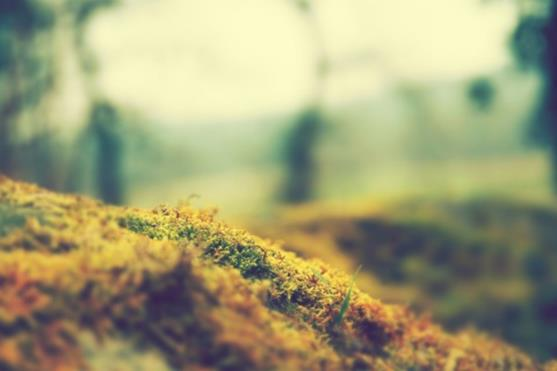
#> input picture data/blur/test6.jpg, 557 x 371 px, found by its file name
$ python blur_detection.py
#> lines starting #> are read from the running program, lines starting #| are printed output that depends on the picture; long printed decimals are rounded
#> further down, image_src is the input picture: shape (371, 557, 3); mean B, G, R 119.5, 158.7, 160.9
import cv2
import argparse
import numpy as np

def get_args():
    parser = argparse.ArgumentParser(description='Blur Detection')
    parser.add_argument('--input', '-i', type=str,
                        default='./data/blur/test6.jpg',
                        help='Input video')
    parser.add_argument('--output', '-o', type=str,
                        default='./temp/test.jpg',
                        help='Output video')
    parser.add_argument('--threshold', '-t', type=float,
                        default=10,
                        help='Threshold for occlusion detection')
    return parser.parse_args()

class BlurDetection(object):
    def __init__(self, threshold=10, size=60):
        self.threshold = threshold
        self.size = size

    def detect(self, image_src):
        # Convert to grayscale
        image_gray = cv2.cvtColor(image_src, cv2.COLOR_BGR2GRAY)
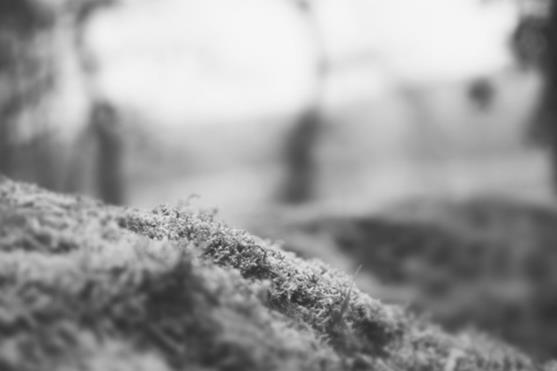
#> image_gray: shape (371, 557); min 41, max 247, mean 154.9
        (x_center, y_center) = (image_src.shape[1] // 2, image_src.shape[0] // 2)
#> x_center = 278; y_center = 185
        # compute the FFT to find the frequency transform, then shift
        # the zero frequency component (i.e., DC component located at
        # the top-left corner) to the center where it will be more
        # easy to analyze
        fft = np.fft.fft2(image_gray)
        fftShift = np.fft.fftshift(fft)

        # zero-out the center of the FFT shift (i.e., remove low
        # frequencies), apply the inverse shift such that the DC
        # component once again becomes the top-left, and then apply
        # the inverse FFT
        fftShift[y_center - self.size:y_center + self.size,
                 x_center - self.size:x_center + self.size] = 0

        ifftShift = np.fft.ifftshift(fftShift)
        recon = np.fft.ifft2(ifftShift)

        # compute the magnitude spectrum of the reconstructed image,
        # then compute the mean of the magnitude values
        magnitude = 20 * np.log(np.abs(recon))
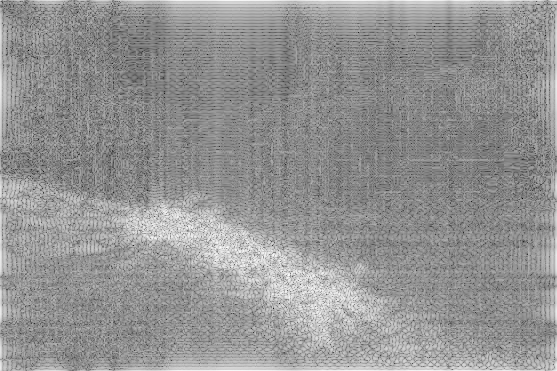
#> magnitude: shape (371, 557) float64; min -126.8, max 90.13, mean -0.8; drawn with min black and max white
        mean = np.mean(magnitude)
#> mean = -0.754
        # the image will be considered "blurry" if the mean value of the
        # magnitudes is less than the threshold value
        if mean < self.threshold:
            print('Blurry: {}'.format(mean))
#| Blurry: -0.7536
            return True
        else:
            print('Not Blurry: {}'.format(mean))
            return False

if __name__ == '__main__':
    args = get_args()
    # Read the image
    image_src = cv2.imread(args.input)
    # Create an instance of the blur detection class
    detector = BlurDetection(args.threshold)
    # Detect the blur
    blur = detector.detect(image_src)
#> blur = True
    # Display the result
    print('Blur: {}'.format(blur))
#| Blur: True
    # Save the result
    cv2.imwrite(args.output, image_src)
    cv2.imshow('image', image_src)
    cv2.waitKey(0)

$ run again, with data/blur/test1.jpg copied over data/blur/test6.jpg
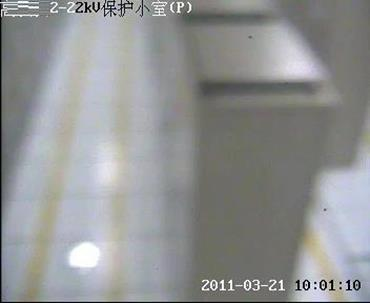
#> input picture data/blur/test1.jpg, 370 x 303 px, found by its file name
#> image_src is the input picture: shape (303, 370, 3); mean B, G, R 147.4, 147, 145.3
#> in detect, `magnitude = 20 * np.log(np.abs(recon))`:
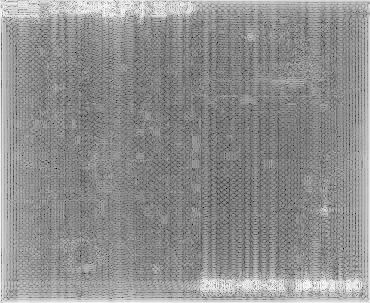
#> magnitude: shape (303, 370) float64; min -115, max 101.7, mean 7.6; drawn with min black and max white
#> mean = 7.63
#| Blurry: 7.628
#> blur = True
#| Blur: True

$ run again, with data/blur/test3.jpg copied over data/blur/test6.jpg
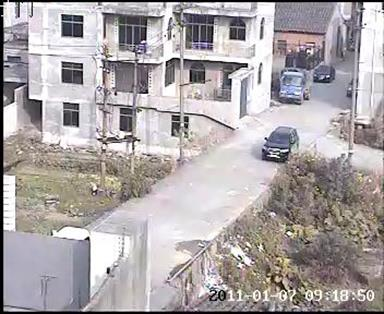
#> input picture data/blur/test3.jpg, 384 x 314 px, found by its file name
#> image_src is the input picture: shape (314, 384, 3); mean B, G, R 167.1, 165.8, 172
#> in detect, `image_gray = cv2.cvtColor(image_src, cv2.COLOR_BGR2GRAY)`:
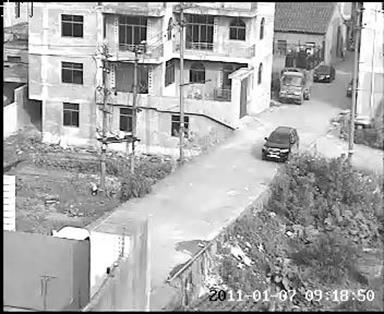
#> image_gray: shape (314, 384); min 0, max 255, mean 167.8
#> in detect, `magnitude = 20 * np.log(np.abs(recon))`:
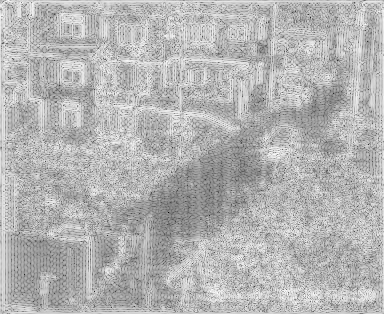
#> magnitude: shape (314, 384) float64; min -101.1, max 101, mean 41.8; drawn with min black and max white
#> mean = 41.83
#| Not Blurry: 41.827
#> blur = False
#| Blur: False
